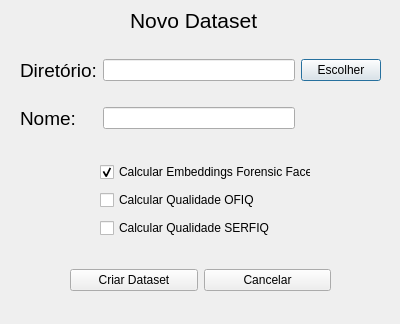
<?xml version="1.0" encoding="UTF-8"?>
<ui version="4.0">
 <class>NovoDataset</class>
 <widget class="QDialog" name="NovoDataset">
  <property name="geometry">
   <rect>
    <x>0</x>
    <y>0</y>
    <width>400</width>
    <height>324</height>
   </rect>
  </property>
  <property name="windowTitle">
   <string>Dialog</string>
  </property>
  <widget class="QLabel" name="label">
   <property name="geometry">
    <rect>
     <x>130</x>
     <y>10</y>
     <width>131</width>
     <height>20</height>
    </rect>
   </property>
   <property name="font">
    <font>
     <pointsize>16</pointsize>
    </font>
   </property>
   <property name="text">
    <string>Novo Dataset</string>
   </property>
  </widget>
  <widget class="QWidget" name="gridLayoutWidget">
   <property name="geometry">
    <rect>
     <x>20</x>
     <y>40</y>
     <width>361</width>
     <height>111</height>
    </rect>
   </property>
   <layout class="QGridLayout" name="gridLayout">
    <item row="0" column="1">
     <widget class="QLineEdit" name="lineEdit_dir">
      <property name="text">
       <string/>
      </property>
     </widget>
    </item>
    <item row="0" column="0">
     <widget class="QLabel" name="label_3">
      <property name="font">
       <font>
        <pointsize>14</pointsize>
       </font>
      </property>
      <property name="text">
       <string>Diretório:</string>
      </property>
     </widget>
    </item>
    <item row="0" column="2">
     <widget class="QPushButton" name="btnPasta">
      <property name="text">
       <string>Escolher</string>
      </property>
     </widget>
    </item>
    <item row="1" column="0">
     <widget class="QLabel" name="name">
      <property name="font">
       <font>
        <pointsize>14</pointsize>
       </font>
      </property>
      <property name="text">
       <string>Nome:</string>
      </property>
     </widget>
    </item>
    <item row="1" column="1">
     <widget class="QLineEdit" name="lineEdit_name"/>
    </item>
   </layout>
  </widget>
  <widget class="QWidget" name="gridLayoutWidget_2">
   <property name="geometry">
    <rect>
     <x>100</x>
     <y>160</y>
     <width>211</width>
     <height>80</height>
    </rect>
   </property>
   <layout class="QGridLayout" name="gridLayout_2">
    <item row="1" column="0">
     <widget class="QCheckBox" name="checkBox_ofiq">
      <property name="text">
       <string>Calcular Qualidade OFIQ</string>
      </property>
     </widget>
    </item>
    <item row="0" column="0">
     <widget class="QCheckBox" name="checkBox_ff">
      <property name="enabled">
       <bool>true</bool>
      </property>
      <property name="autoFillBackground">
       <bool>true</bool>
      </property>
      <property name="text">
       <string>Calcular Embeddings Forensic Face</string>
      </property>
      <property name="checked">
       <bool>true</bool>
      </property>
     </widget>
    </item>
    <item row="2" column="0">
     <widget class="QCheckBox" name="checkBox_serfiq">
      <property name="text">
       <string>Calcular Qualidade SERFIQ</string>
      </property>
     </widget>
    </item>
   </layout>
  </widget>
  <widget class="QWidget" name="gridLayoutWidget_3">
   <property name="geometry">
    <rect>
     <x>70</x>
     <y>250</y>
     <width>261</width>
     <height>61</height>
    </rect>
   </property>
   <layout class="QGridLayout" name="gridLayout_3">
    <item row="0" column="0">
     <widget class="QPushButton" name="btnCriar">
      <property name="text">
       <string>Criar Dataset</string>
      </property>
     </widget>
    </item>
    <item row="0" column="1">
     <widget class="QPushButton" name="btnCancelar">
      <property name="text">
       <string>Cancelar</string>
      </property>
     </widget>
    </item>
   </layout>
  </widget>
 </widget>
 <resources/>
 <connections/>
</ui>
